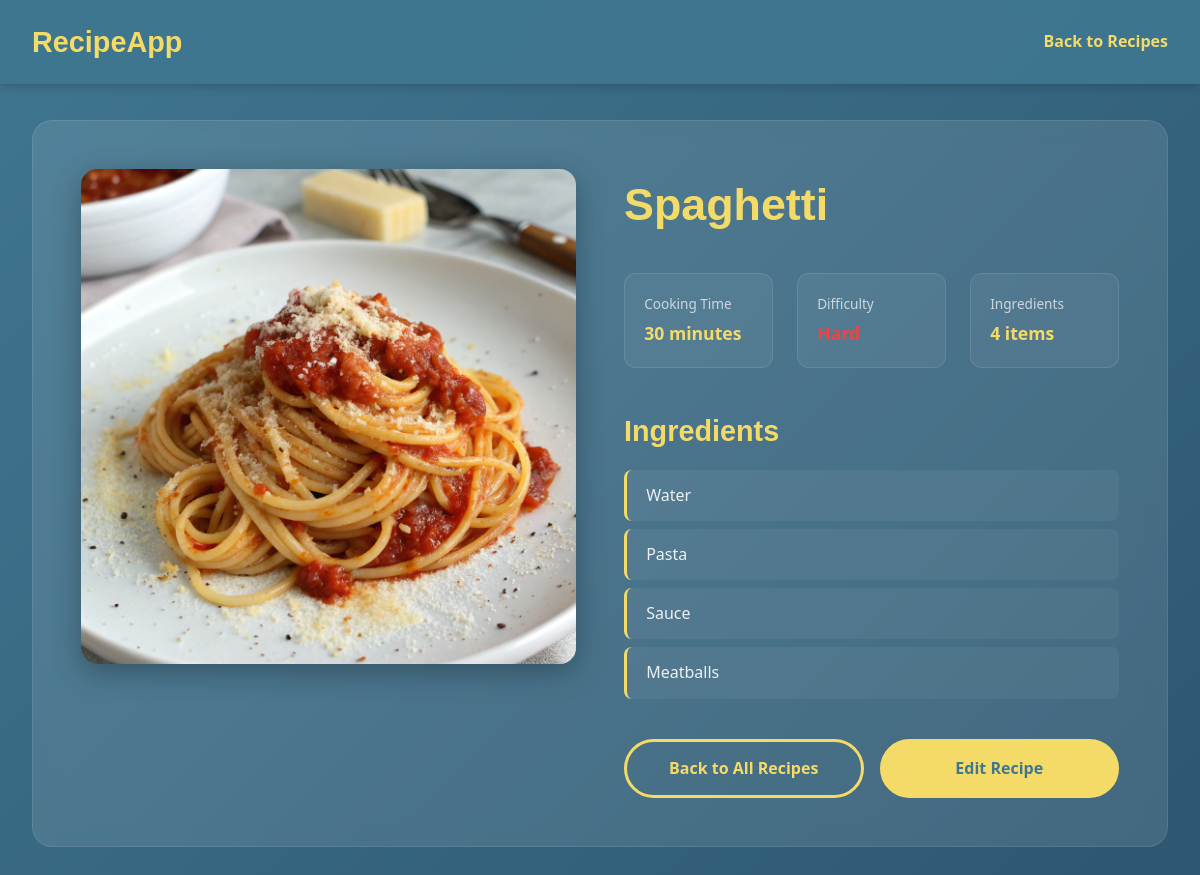
Page /detail/1/ (signed in) on the committed database.
### recipes/models.py (models this page shows, shortened)
class Recipe(models.Model):
    name = models.CharField(max_length=50)
    ingredients = models.CharField(
        max_length=225, help_text="Enter the ingredients, separated by a comma"
    )
    cooking_time = models.IntegerField(help_text="Cooking time in minutes")
    difficulty = None
    pic = models.ImageField(upload_to='recipes', default='no_picture.jpg')
    @property
    def calculate_difficulty(self):
        ingredients = self.ingredients.split(", ")
        if self.cooking_time < 10 and len(ingredients) < 4:
            return "Easy"
        elif self.cooking_time < 10 and len(ingredients) >= 4:
            return "Medium"
        elif self.cooking_time >= 10 and len(ingredients) < 4:
            return "Intermediate"
        elif self.cooking_time >= 10 and len(ingredients) >= 4:
            return "Hard"
        return difficulty

### recipes/views.py (the view)
# urls.py: path('detail/<int:id>/', views.recipes_details, name='detail')
@login_required(login_url='/login/')
def recipes_details(request, id):
    recipe = get_object_or_404(Recipe, pk=id)
    ingredients_list = recipe.ingredients.split(", ")
    return render(request, "recipes/recipes_details.html", {
        "recipe": recipe,
        "ingredients_list": ingredients_list,
    })

### recipes/templates/recipes/recipes_details.html (shortened to what this page needs)
<!DOCTYPE html>
<html lang="en">
<head>
  {% load static %}
  <link rel='stylesheet' type='text/css' href="{% static 'recipes/css/styles.css' %}">
</head>
<body>
  <nav class="navbar">
    <div class="navbar-content">
      <a href="{% url 'recipes:home' %}" class="logo">RecipeApp</a>
      <a href="{% url 'recipes:list' %}" class="nav-link">Back to Recipes</a>
    </div>
  </nav>
  <section class="recipe-detail-section">
    <div class="detail-container">
      <div class="detail-image-wrapper">
        {% if recipe.pic %}
          <img src="{{ recipe.pic.url }}" alt="{{ recipe.name }}" class="detail-image">
        {% else %}
          <div class="detail-placeholder">No Image Available</div>
        {% endif %}
      </div>
      <div class="detail-content">
        <h1>{{ recipe.name }}</h1>
        <div class="quick-stats">
          <div class="stat-item">
            <div>
              <p class="stat-label">Cooking Time</p>
              <p class="stat-value">{{ recipe.cooking_time }} minutes</p>
            </div>
          </div>
          <div class="stat-item">
            <div>
              <p class="stat-label">Difficulty</p>
              <p class="stat-value difficulty-{{ recipe.calculate_difficulty|lower }}">
              </p>
            </div>
          </div>
          <div class="stat-item">
            <div>
              <p class="stat-label">Ingredients</p>
              <p class="stat-value">{{ recipe.ingredients|wordcount }} items</p>
            </div>
          </div>
        </div>
        <div class="detail-section">
          <h2>Ingredients</h2>
          <ul class="ingredients-list">
            {% for ingredient in ingredients_list %}
              <li>{{ ingredient }}</li>
            {% endfor %}
          </ul>
        </div>
        <div class="detail-actions">
          <a href="{% url 'recipes:list' %}" class="detail-button secondary">Back to All Recipes</a>
          <a href="/admin/recipes/recipe/{{ recipe.pk }}/change/" class="detail-button primary">Edit Recipe</a>
        </div>
      </div>
    </div>
  </section>
</body>
</html>

### recipes/static/recipes/css/styles.css (style rules this page uses)
* { margin: 0; padding: 0; box-sizing: border-box; }
body { font-family: 'Segoe UI', Tahoma, Geneva, Verdana, sans-serif; background: linear-gradient(135deg, #407690 0%, #2d5670 100%); color: #fff; line-height: 1.6; min-height: 100vh; }
.navbar { background: rgba(64, 118, 144, 0.95); padding: 1.2rem 2rem; box-shadow: 0 2px 10px rgba(0, 0, 0, 0.2); position: fixed; top: 0; left: 0; right: 0; z-index: 1000; backdrop-filter: blur(10px); }
.navbar-content { max-width: 1200px; margin: 0 auto; display: flex; justify-content: space-between; align-items: center; }
.logo { font-size: 1.8rem; font-weight: 700; color: #f4db67; text-decoration: none; font-family: 'Gill Sans', 'Gill Sans MT', Calibri, 'Trebuchet MS', sans-serif; }
.nav-link { color: #f4db67; text-decoration: none; font-weight: 600; transition: all 0.3s ease; font-size: 1rem; }
.recipe-detail-section { padding: 120px 2rem 80px; max-width: 1200px; margin: 0 auto; }
.detail-container { display: grid; grid-template-columns: 1fr 1fr; gap: 3rem; background: rgba(255, 255, 255, 0.1); backdrop-filter: blur(10px); border-radius: 20px; padding: 3rem; border: 1px solid rgba(255, 255, 255, 0.1); }
.detail-image-wrapper { position: sticky; top: 120px; height: fit-content; }
.detail-image { width: 100%; height: auto; border-radius: 16px; box-shadow: 0 8px 30px rgba(0, 0, 0, 0.3); }
.detail-content h1 { font-family: 'Gill Sans', 'Gill Sans MT', Calibri, 'Trebuchet MS', sans-serif; font-size: 2.8rem; color: #f4db67; margin-bottom: 2rem; }
.quick-stats { display: grid; grid-template-columns: repeat(3, 1fr); gap: 1.5rem; margin-bottom: 2.5rem; }
.stat-item { background: rgba(255, 255, 255, 0.05); padding: 1.2rem; border-radius: 12px; display: flex; align-items: center; gap: 1rem; border: 1px solid rgba(255, 255, 255, 0.1); }
.stat-label { font-size: 0.85rem; color: rgba(255, 255, 255, 0.7); margin-bottom: 0.3rem; }
.stat-value { font-size: 1.1rem; font-weight: 600; color: #f4db67; }
.difficulty-hard { color: #ef4444 !important; }
.detail-section { margin-bottom: 2rem; }
.detail-section h2 { font-family: 'Gill Sans', 'Gill Sans MT', Calibri, 'Trebuchet MS', sans-serif; font-size: 1.8rem; color: #f4db67; margin-bottom: 1rem; }
.ingredients-list { list-style: none; padding: 0; }
.ingredients-list li { padding: 0.8rem 1.2rem; margin-bottom: 0.5rem; background: rgba(255, 255, 255, 0.05); border-radius: 8px; border-left: 3px solid #f4db67; color: rgba(255, 255, 255, 0.9); }
.detail-actions { display: flex; gap: 1rem; margin-top: 2.5rem; }
.detail-button { padding: 14px 30px; border-radius: 50px; text-decoration: none; font-weight: 600; font-size: 1rem; transition: all 0.3s ease; display: inline-block; text-align: center; flex: 1; }
.detail-button.primary { background-color: #f4db67; color: #407690; border: 3px solid #f4db67; }
.detail-button.secondary { background-color: transparent; color: #f4db67; border: 3px solid #f4db67; }

### rows in the picture
Recipe: pic (picture), name "Spaghetti", cooking_time "30", ingredients "4"

### other values in the picture
{{ ingredient }} "Water" "Pasta" "Sauce" "Meatballs"
